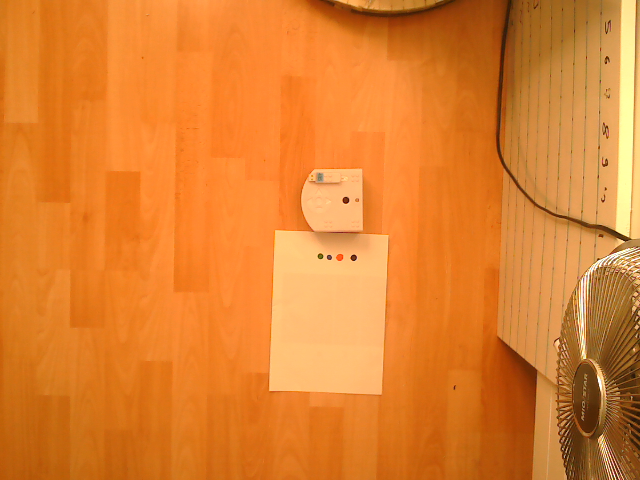
#> input picture src/Vision/test.png, 640 x 480 px
$ python -i vision.py   (imports and definitions only)
#> lines starting #> are read from the running program, lines starting #| are printed output that depends on the picture; after the words box and inside, x2 and y2 are one past the last pixel; in counts of white or black regions, pixels touching at a corner belong together
#> further down, picture is the input picture: shape (480, 640, 3); mean B, G, R 46.6, 128.2, 222.9
import cv2
import numpy as np

GREEN_HSL_MIN    = (106,43,44)
GREEN_HSL_MAX    = (143,256,256)
BLUE_HSL_MIN     = (141,30,70)
BLUE_HSL_MAX     = (172,256,256)
RED_UP_HSL_MIN   = (240,35,30)
RED_UP_HSL_MAX   = (255,256,256)
RED_DOWN_HSL_MIN = (0,50,40)
RED_DOWN_HSL_MAX = (10,256,256)

# Blob parameters = filter (byArea,byCirc,byCol,byConv,byInert)
#                   values (minArea,maxArea,minCirc,...,maxInert)
CORNER_BLOB_FILT    = (True,False,True,False,False)
CORNER_BLOB_VAL     = (300,4000,0.5,1,255,0.2,1,0.1,1)
ROBOT_BLOB_FILT     = (True,True,True,True,False)
ROBOT_BLOB_VAL      = (80,2000,0.8,1,255,0.7,1,0.1,1)
DEST_BLOB_FILT      = (True,True,True,False,False)
DEST_BLOB_VAL       = (100,10000,0.8,1,255,0.7,1,0.1,1)

EPSILON_PIXEL = 2
SHAPE_RATIO = 4/6

def blob_param(filters,values):
    params = cv2.SimpleBlobDetector_Params()
    params.filterByArea = filters[0]
    params.filterByCircularity = filters[1]
    params.filterByColor = filters[2]
    params.filterByConvexity = filters[3]
    params.filterByInertia = filters[4]
    params.minArea = values[0]
    params.maxArea = values[1]
    params.minCircularity = values[2]
    params.maxCircularity = values[3]
    params.blobColor = values[4]
    params.minConvexity = values[5]
    params.maxConvexity = values[6]
    params.minInertiaRatio = values[7]
    params.maxInertiaRatio = values[8]
    return params

# [19 lines left out: function blob_point_list, not called in this run]

def dist(a,b):
    return np.sqrt((b[0]-a[0])*(b[0]-a[0]) + (b[1]-a[1])*(b[1]-a[1]))

# [99 lines left out: functions reorder_border, get_warp, get_warp_image, paint_robot, not called in this run]

def visualizer(HLSframe):
  kernel = np.ones((5,5),np.uint8)
  Redup = cv2.inRange(HLSframe,RED_UP_HSL_MIN, RED_UP_HSL_MAX)
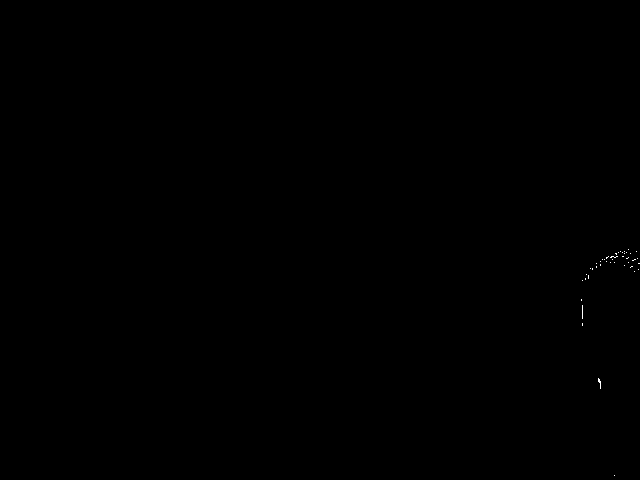
#> Redup: shape (480, 640); 0.03% white in thin lines or dots, all inside (x1, y1, x2, y2) = (581, 249, 640, 476)
  Reddown = cv2.inRange(HLSframe,RED_DOWN_HSL_MIN, RED_DOWN_HSL_MAX)
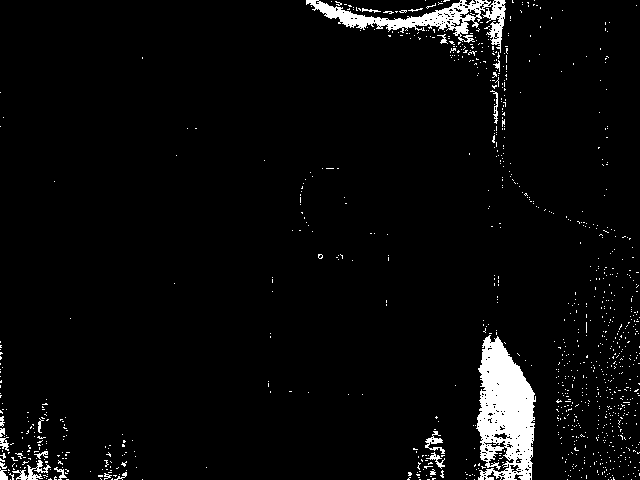
#> Reddown: shape (480, 640); 4% white; 1011 white regions (990 under 20 px), largest, box (x1, y1, x2, y2) and area: (476, 335, 536, 480) 5779, (306, 0, 506, 53) 2903, (12, 460, 51, 480) 261
  Red = cv2.bitwise_or(Redup,Reddown)
  Red = cv2.morphologyEx(Red, cv2.MORPH_CLOSE, kernel)
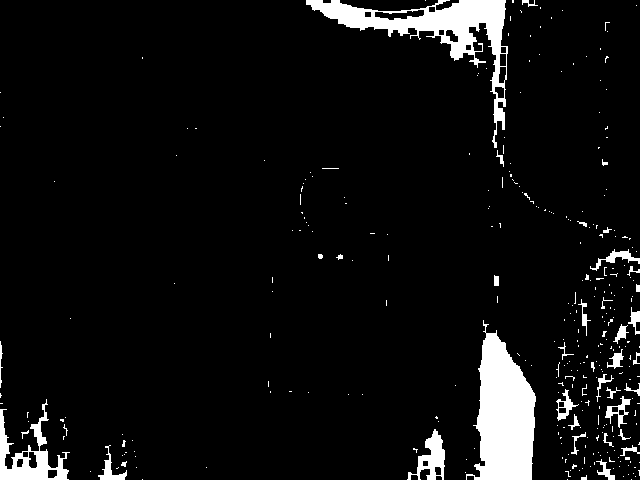
#> Red: shape (480, 640); 6.2% white; 317 white regions (277 under 20 px), largest, box (x1, y1, x2, y2) and area: (466, 320, 536, 480) 6836, (306, 0, 508, 148) 5716, (0, 399, 70, 480) 1874
  Blue = cv2.inRange(HLSframe, (141,37,75), BLUE_HSL_MAX)
#> Blue: shape (480, 640); 1.1% white; 182 white regions (180 under 20 px), largest, box (x1, y1, x2, y2) and area: (616, 0, 636, 237) 3073, (601, 376, 605, 389) 21
  Blue = cv2.morphologyEx(Blue, cv2.MORPH_CLOSE, kernel)
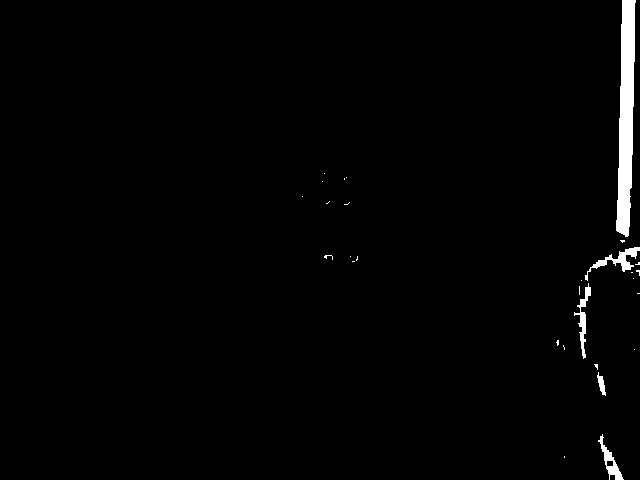
#> Blue: shape (480, 640); 1.5% white; 29 white regions (24 under 20 px), largest, box (x1, y1, x2, y2) and area: (616, 0, 636, 237) 3167, (585, 247, 640, 281) 437, (574, 283, 591, 359) 359, (598, 434, 624, 480) 333, (597, 372, 606, 396) 104
  Green = cv2.inRange(HLSframe, GREEN_HSL_MIN, GREEN_HSL_MAX)
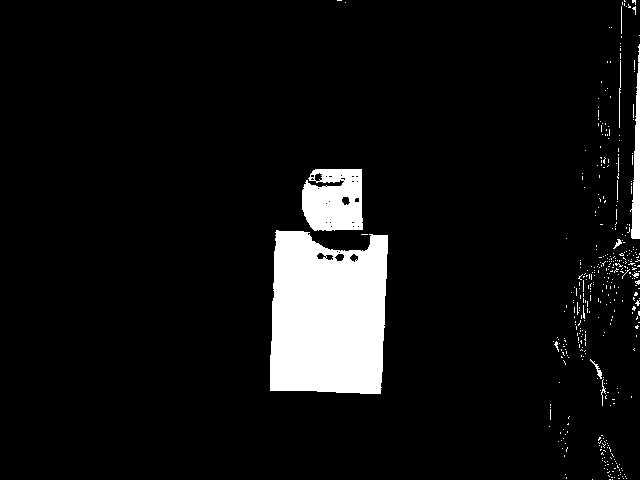
#> Green: shape (480, 640); 7.3% white; 404 white regions (393 under 20 px), largest, box (x1, y1, x2, y2) and area: (270, 230, 388, 394) 16884, (302, 169, 363, 231) 3187, (630, 44, 640, 239) 1007
  Green = cv2.morphologyEx(Green, cv2.MORPH_CLOSE, kernel)
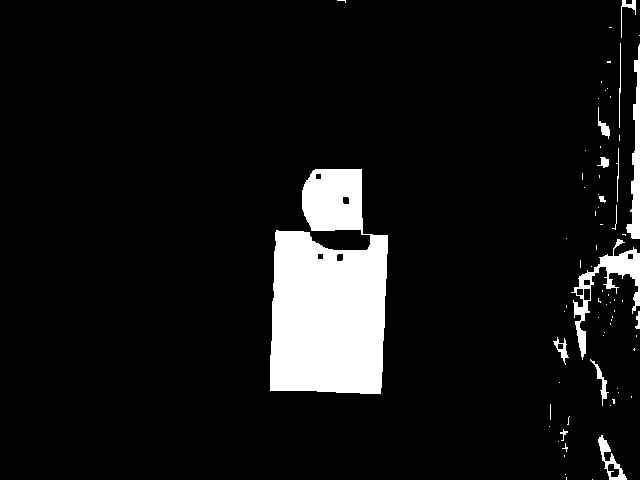
#> Green: shape (480, 640); 8.1% white; 72 white regions (57 under 20 px), largest, box (x1, y1, x2, y2) and area: (270, 169, 388, 394) 20425, (571, 239, 640, 360) 1811, (626, 44, 640, 239) 1215
  reddetector = cv2.SimpleBlobDetector_create(blob_param(ROBOT_BLOB_FILT,ROBOT_BLOB_VAL))
  bluedetector = cv2.SimpleBlobDetector_create(blob_param(CORNER_BLOB_FILT,CORNER_BLOB_VAL))
  greendetector = cv2.SimpleBlobDetector_create(blob_param(DEST_BLOB_FILT,DEST_BLOB_VAL))
  keypointsB = bluedetector.detect(Blue)
#> keypointsB = 2 keypoints; (x, y, size): (626, 116, 123.6), (618, 259, 28.2)
  keypointsR = reddetector.detect(Red)
#> keypointsR = ()
  keypointsG = greendetector.detect(Green)
#> keypointsG = ()
  comp = cv2.merge([Blue,Green,Red])
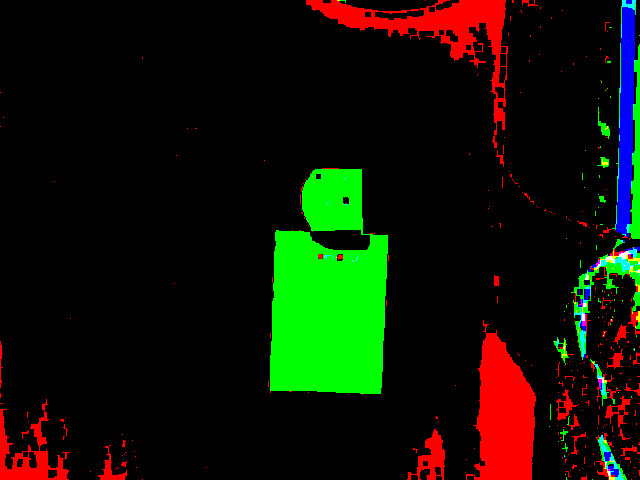
#> comp: shape (480, 640, 3); mean of channels 0, 1, 2 3.8, 20.7, 15.7; drawn as B, G, R
  compd = cv2.drawKeypoints(comp, keypointsB, np.array([]), (255,255,255), cv2.DRAW_MATCHES_FLAGS_DRAW_RICH_KEYPOINTS)
  compd = cv2.drawKeypoints(compd, keypointsR, np.array([]), (255,255,255), cv2.DRAW_MATCHES_FLAGS_DRAW_RICH_KEYPOINTS)
  compd = cv2.drawKeypoints(compd, keypointsG, np.array([]), (255,255,255), cv2.DRAW_MATCHES_FLAGS_DRAW_RICH_KEYPOINTS)
  return compd

# [11 lines left out: function get_grid_fixed_map, not called in this run]

def grid_fixedmap_visualizer(fmap,shape):
    fmap = fmap*255
    return cv2.resize(fmap, shape, interpolation=cv2.INTER_NEAREST)

# [106 lines left out: functions get_obstacles, draw_obstacles_poly, get_destination, get_Robot_position_orientation, show_Kalman, show_path, not called in this run]

>>> import cv2
>>> picture = cv2.imread('test.png')
>>> result = visualizer(picture)
